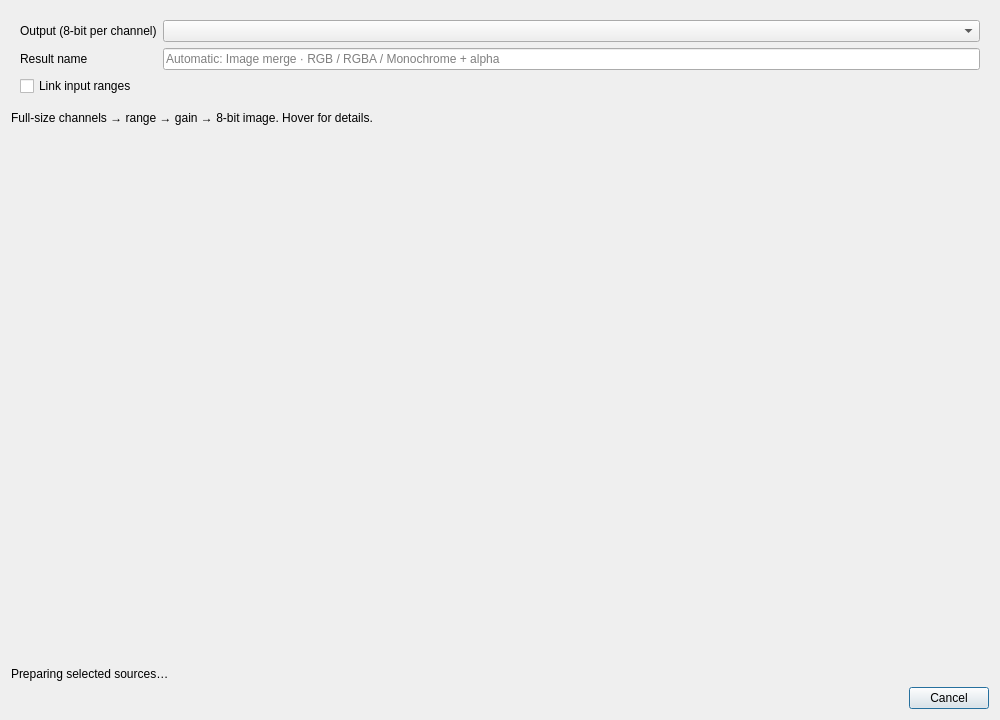
<?xml version="1.0" encoding="UTF-8"?>
<ui version="4.0">
 <class>ImageMergeDialog</class>
 <widget class="QDialog" name="ImageMergeDialog">
  <property name="windowTitle">
   <string>Image merge — selected matrices / channels</string>
  </property>
  <property name="geometry">
   <rect>
    <x>0</x>
    <y>0</y>
    <width>1000</width>
    <height>720</height>
   </rect>
  </property>
  <layout class="QVBoxLayout" name="form_layout" stretch="0,0,1,0,0">
   <item>
    <widget class="QWidget" name="settings" native="true">
     <layout class="QVBoxLayout" name="form_fields">
      <item>
       <layout class="QFormLayout" name="form_top">
        <item row="0" column="0">
         <widget class="QLabel" name="form_output_8_bit_per_channel_label">
          <property name="text">
           <string>Output (8-bit per channel)</string>
          </property>
          <property name="buddy">
           <cstring>mode</cstring>
          </property>
         </widget>
        </item>
        <item row="0" column="1">
         <widget class="NoWheelComboBox" name="mode" />
        </item>
        <item row="1" column="0">
         <widget class="QLabel" name="form_result_name_2_label">
          <property name="text">
           <string>Result name</string>
          </property>
          <property name="buddy">
           <cstring>result_name</cstring>
          </property>
         </widget>
        </item>
        <item row="1" column="1">
         <widget class="QLineEdit" name="result_name">
          <property name="placeholderText">
           <string>Automatic: Image merge · RGB / RGBA / Monochrome + alpha</string>
          </property>
         </widget>
        </item>
        <item row="2" column="0" colspan="2">
         <widget class="QCheckBox" name="link_ranges">
          <property name="text">
           <string>Link input ranges</string>
          </property>
          <property name="toolTip">
           <string>Use the first row's range mode and limits for all output channels.
Current-channel auto uses the first row's source; shared auto uses all assigned sources.
Source assignments and gains remain independent.</string>
          </property>
         </widget>
        </item>
       </layout>
      </item>
      <item>
       <layout class="QGridLayout" name="grid" />
      </item>
     </layout>
    </widget>
   </item>
   <item>
    <widget class="QLabel" name="form_note">
     <property name="text">
      <string>Full-size channels → range → gain → 8-bit image. Hover for details.</string>
     </property>
     <property name="toolTip">
      <string>Crop, value bounds and overlay alignment are ignored. All shapes must match. RGB/M gains adjust brightness / white balance; A gain adjusts opacity. NaN / -Inf become 0, +Inf becomes 255. Constant auto-range channels become 0. Alpha is stored separately, without multiplying the color channels.</string>
     </property>
     <property name="wordWrap">
      <bool>true</bool>
     </property>
    </widget>
   </item>
   <item>
    <widget class="ImagePreview" name="preview" />
   </item>
   <item>
    <widget class="QLabel" name="status">
     <property name="text">
      <string>Preparing selected sources…</string>
     </property>
     <property name="wordWrap">
      <bool>true</bool>
     </property>
    </widget>
   </item>
   <item>
    <widget class="QDialogButtonBox" name="buttons">
     <property name="standardButtons">
      <set>QDialogButtonBox::Cancel</set>
     </property>
    </widget>
   </item>
  </layout>
 </widget>
 <customwidgets>
  <customwidget>
   <class>ImagePreview</class>
   <extends>QWidget</extends>
   <header>.image_preview</header>
  </customwidget>
  <customwidget>
   <class>NoWheelComboBox</class>
   <extends>QComboBox</extends>
   <header>utils.qt_widgets</header>
  </customwidget>
 </customwidgets>
 <resources />
 <connections />
</ui>
